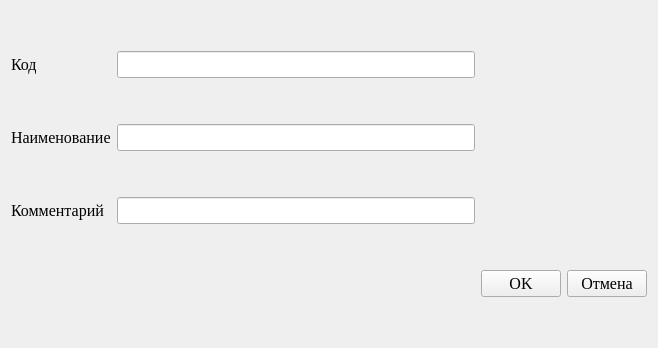
<?xml version="1.0" encoding="UTF-8"?>
<ui version="4.0">
 <class>DevelopersEditDialog</class>
 <widget class="QWidget" name="DevelopersEditDialog">
  <property name="geometry">
   <rect>
    <x>0</x>
    <y>0</y>
    <width>658</width>
    <height>348</height>
   </rect>
  </property>
  <property name="font">
   <font>
    <family>Times New Roman</family>
    <pointsize>12</pointsize>
   </font>
  </property>
  <property name="windowTitle">
   <string>Разработчики</string>
  </property>
  <property name="windowIcon">
   <iconset resource="../../../res.qrc">
    <normaloff>:/icons/icon.png</normaloff>:/icons/icon.png</iconset>
  </property>
  <layout class="QGridLayout" name="gridLayout">
   <item row="0" column="0">
    <widget class="QLabel" name="label_2">
     <property name="text">
      <string>Код</string>
     </property>
    </widget>
   </item>
   <item row="3" column="2">
    <widget class="QPushButton" name="okButton">
     <property name="text">
      <string>OK</string>
     </property>
    </widget>
   </item>
   <item row="3" column="0">
    <widget class="QLabel" name="label">
     <property name="text">
      <string/>
     </property>
    </widget>
   </item>
   <item row="1" column="0">
    <widget class="QLabel" name="label_3">
     <property name="text">
      <string>Наименование</string>
     </property>
    </widget>
   </item>
   <item row="1" column="1">
    <widget class="QLineEdit" name="titleEdit"/>
   </item>
   <item row="0" column="1">
    <widget class="QLineEdit" name="codeEdit"/>
   </item>
   <item row="3" column="3">
    <widget class="QPushButton" name="cancelButton">
     <property name="maximumSize">
      <size>
       <width>16777215</width>
       <height>16777215</height>
      </size>
     </property>
     <property name="text">
      <string>Отмена</string>
     </property>
    </widget>
   </item>
   <item row="2" column="1">
    <widget class="QLineEdit" name="commentsEdit"/>
   </item>
   <item row="2" column="0">
    <widget class="QLabel" name="label_4">
     <property name="text">
      <string>Комментарий</string>
     </property>
    </widget>
   </item>
  </layout>
 </widget>
 <resources>
  <include location="../../../res.qrc"/>
 </resources>
 <connections/>
</ui>
